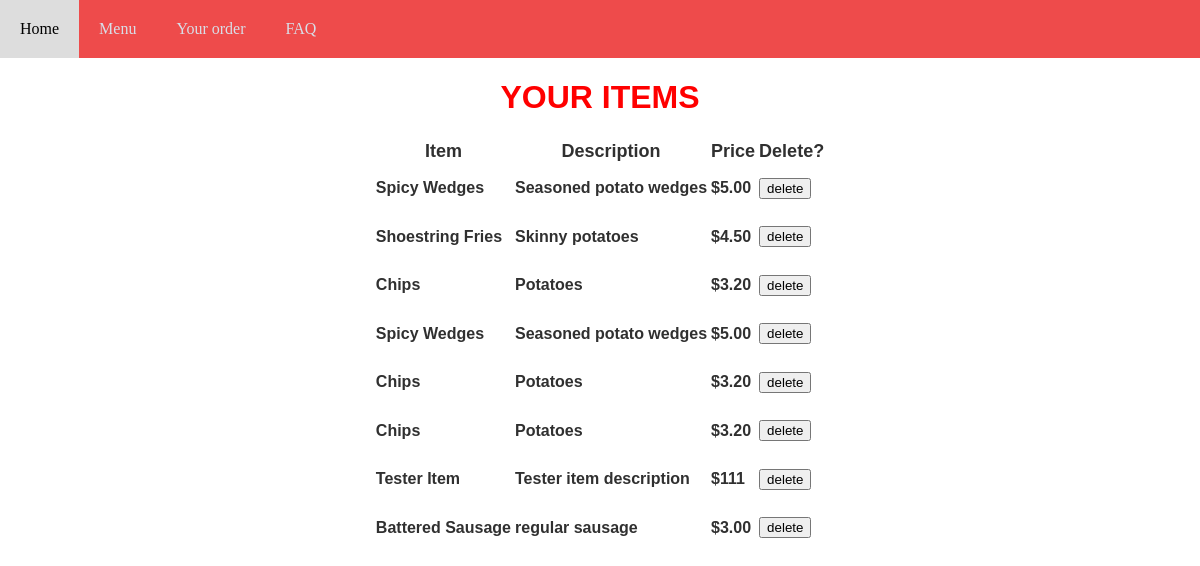
The page /orders on the database as committed earlier.
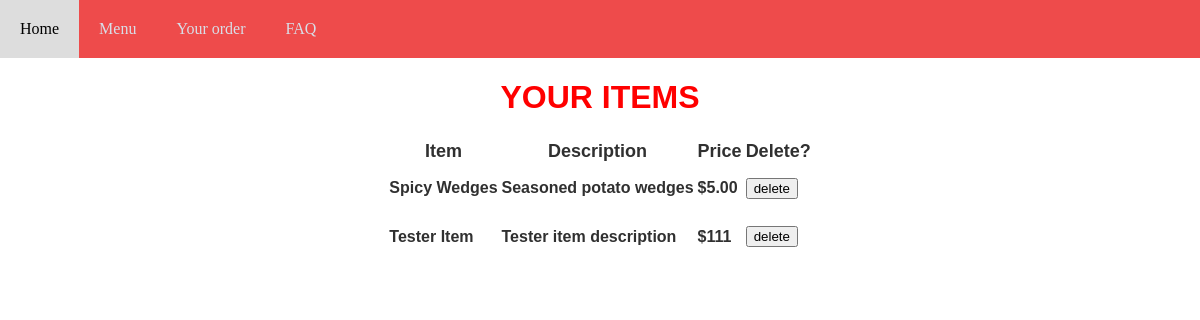
The same page on the database as committed later.
### tables this page shows
CREATE TABLE order_item (item_id INTEGER REFERENCES item (id), id INTEGER PRIMARY KEY);

CREATE TABLE item (id INTEGER PRIMARY KEY, name STRING, description STRING, price DECIMAL, type STRING (100));

### main.py (the view)
@app.route("/orders")
def orders():
    cursor = get_db().cursor()
    sql = "SELECT item.id, name, description, price, order_item.id FROM item INNER JOIN order_item ON item.id = order_item.item_id"
    cursor.execute(sql)
    results = cursor.fetchall()
    return render_template("order.html", results=results)

### main.py (called while the page is built)
def get_db():
    db = getattr(g, '_database', None)
    if db is None:
        db = g._database = sqlite3.connect(DATABASE)
    return db

@app.teardown_appcontext
def close_connection(exception):
    db = getattr(g, '_database', None)
    if db is not None:
        db.close()

### templates/order.html (shortened to what this page needs)
<!DOCTYPE html>
<html lang="en">
<head>
</head>
<body>
<link rel="stylesheet" href={{url_for('static',filename='stickymenu.css')}}>
<link rel="stylesheet" href={{url_for('static',filename='text.css')}}>
  <div id="navbar">
      <a href="http://127.0.0.1:5000/home">Home</a>
      <a href="http://127.0.0.1:5000/menu">Menu</a>
      <a href="http://127.0.0.1:5000/orders">Your order</a>
      <a href="http://127.0.0.1:5000/faq">FAQ</a>
    </div>
  <h1>YOUR ITEMS</h1>
  <table class="center">
      <tr>
          <th>Item</th>
          <th>Description</th>
          <th>Price</th>
          <th>Delete?</th>
      </tr>
  {% for item in results %}
<tr>
    <td><h2>{{ item [1] }}</h2></td>
    <td><h2>{{ item [2] }}</h2></td>
    <td><h2>{{ item [3] }}</h2></td>
    <td>
      <form action="/delete" method="post">
        <input type="submit" value="delete">
      </form>
    </td>
</tr>
  {% endfor %}
  </table>
</body>
</html>

### static/stickymenu.css (style rules this page uses)
#navbar { overflow: hidden; background-color: rgb(238, 75, 75); margin: 0px; padding:0px; width: 100%; }
#navbar a { float: left; display: block; color: #d8dee7; text-align: center; padding: 20px; text-decoration: none; }
html,body { padding:0; margin:0; }

### static/text.css (style rules this page uses)
h1 { color: red; text-align: center; font-family: sans-serif; }
h2 { color: rgb(48, 48, 48); font-family: sans-serif; font-size: medium; text-align: left; }
th { color: rgb(48, 48, 48); font-family: sans-serif; font-size: large; text-align: center; }
table.center { margin-left: auto; margin-right: auto; }

Rows that differ between the two databases and show on the page:
removed order_item: name "Spicy Wedges", description "Seasoned potato wedges", price "$5.00"
removed order_item: name "Shoestring Fries", description "Skinny potatoes", price "$4.50"
removed order_item: name "Chips", description "Potatoes", price "$3.20"
removed order_item: name "Chips", description "Potatoes", price "$3.20"
removed order_item: name "Chips", description "Potatoes", price "$3.20"
removed order_item: name "Battered Sausage", description "regular sausage", price "$3.00"
